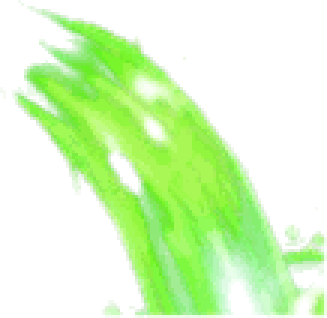
#> input picture art/boards-fx/acidic-sewer-land-fall.png, 109 x 106 px, given in place of ice-age.jpg, which was not available (shown 3 times larger)
$ python board-fx.py ../art/boards-fx/acidic-sewer-land-fall.png
#> lines starting #> are read from the running program, lines starting #| are printed output that depends on the picture; after the words box and inside, x2 and y2 are one past the last pixel; in counts of white or black regions, pixels touching at a corner belong together
#!/usr/bin/env python3
"""Living boards: cut the moving and glowing parts out of each painted board.

For every board in tools/board_fx_spec.py (key "<board>-land" or "<board>-portrait"; the
painting is art/boards-v2/<board>.jpg or art/boards-portrait/<board>.jpg) this writes:

  * masks   small transparent PNGs of the pixels that should glow or shimmer (ice, crystals,
            handprints, snow): RGB is the painting, alpha how strongly the pixel belongs.
  * sprites every separate little thing that should move on its own (a grass tuft, a twig, a
            reed): an atlas PNG plus each part's box, so src/ui/circle-fx.js can sway each one
            around its own root with its own phase.
  * plate   the painting with the sprites' pixels painted out (inpainted), drawn under the
            moving sprites so no still copy shows behind them.

A spec entry is { name: [rule, [box, ...], options] } plus:
  thin: k          keep only strokes thinner than k px (twigs, not rock outlines)
  split: {join, min, max, pad}   cut into separate sprites: strokes closer than `join` px
                   belong to one sprite; parts smaller than `min` px are dropped
  plate: True      paint this mask's pixels out of the plate (sprites always are)
Special key '_plate': extra boxes to paint out of the plate.

Writes src/cards/board-fx-masks.js and, with --preview DIR, a check image per board.

  python3 tools/board-fx.py [--only KEY] [--preview DIR]
"""
import json, os, sys
import numpy as np
import cv2
from PIL import Image, ImageFilter

sys.path.insert(0, os.path.dirname(__file__))

ROOT = os.path.join(os.path.dirname(__file__), '..')
OUT = os.path.join(ROOT, 'art', 'boards-fx')


def hsv(a):
    a = a.astype(np.float32) / 255
    r, g, b = a[..., 0], a[..., 1], a[..., 2]
    mx = a.max(-1); mn = a.min(-1); d = mx - mn
    m = d > 1e-6
    rc = np.where(m, (mx - r) / np.where(m, d, 1), 0); gc = np.where(m, (mx - g) / np.where(m, d, 1), 0); bc = np.where(m, (mx - b) / np.where(m, d, 1), 0)
    h = np.where(mx == r, bc - gc, np.where(mx == g, 2 + rc - bc, 4 + gc - rc))
    h = (h / 6) % 1 * 360
    s = np.where(mx > 0, d / np.where(mx > 0, mx, 1), 0)
    return h, s, mx


def ramp(x, lo, hi):
    return np.clip((x - lo) / max(hi - lo, 1e-6), 0, 1)


def hue_near(h, c, w):
    d = np.abs(((h - c + 180) % 360) - 180)
    return np.clip(1 - d / w, 0, 1)


# ---- Rules: (h, s, v) -> strength 0..1 ----
RULES = {
    'any': lambda h, s, v: np.ones_like(v),
    # The Live Wire's shallow river: pale teal-green water over pebbles.
    'shallows': lambda h, s, v: hue_near(h, 170, 34) * ramp(s, 0.12, 0.22) * ramp(v, 0.45, 0.58),
    # The Blood Bar's pool: deep, dark, saturated crimson (not the brighter red velvet).
    'bloodpool': lambda h, s, v: hue_near(h, 354, 16) * ramp(s, 0.6, 0.8) * ramp(v, 0.07, 0.12) * (1 - ramp(v, 0.45, 0.6)),
    # The Haunted Set's curling poltergeist mist: pale steel blue.
    'mistblue': lambda h, s, v: hue_near(h, 202, 22) * ramp(s, 0.16, 0.28) * ramp(v, 0.26, 0.4),
    # dry grass and reeds: straw yellow
    'straw': lambda h, s, v: hue_near(h, 40, 22) * ramp(s, 0.25, 0.45) * ramp(v, 0.45, 0.7),
    # dark thin twigs and branches (use with hp and thin, inside tight boxes: the ink outlines
    # of rocks and snow look the same to a colour rule)
    'twig': lambda h, s, v: 1 - ramp(v, 0.28, 0.4),
    # green leaves, fronds, grass
    'leaf': lambda h, s, v: hue_near(h, 105, 45) * ramp(s, 0.3, 0.55) * ramp(v, 0.25, 0.55),
    # meadow grass in dim or warm light: olive to yellow-green
    'grass': lambda h, s, v: hue_near(h, 80, 40) * ramp(s, 0.18, 0.35) * ramp(v, 0.28, 0.45),
    # snow: bright and nearly grey
    'snow': lambda h, s, v: ramp(v, 0.8, 0.93) * (1 - ramp(s, 0.1, 0.22)),
    # pale ice and frozen water: light blue to white
    'ice': lambda h, s, v: hue_near(h, 205, 30) * ramp(s, 0.1, 0.25) * ramp(v, 0.55, 0.8),
    # glowing blue crystal
    'crystal': lambda h, s, v: hue_near(h, 210, 25) * ramp(s, 0.35, 0.6) * ramp(v, 0.5, 0.8),
    # pale bone and ivory
    'bone': lambda h, s, v: hue_near(h, 40, 30) * ramp(v, 0.6, 0.8) * (1 - ramp(s, 0.35, 0.55)),
    # red ochre paint
    'ochre': lambda h, s, v: hue_near(h, 8, 18) * ramp(s, 0.5, 0.7) * ramp(v, 0.35, 0.6),
    # grey stone
    'stone': lambda h, s, v: (1 - ramp(s, 0.12, 0.25)) * ramp(v, 0.35, 0.55) * (1 - ramp(v, 0.85, 0.95)),
    # ash and soot: dark grey
    'ash': lambda h, s, v: (1 - ramp(s, 0.15, 0.3)) * (1 - ramp(v, 0.25, 0.4)),
    # glowing green acid and slime
    'acid': lambda h, s, v: hue_near(h, 105, 40) * ramp(s, 0.45, 0.7) * ramp(v, 0.5, 0.75),
    # the brightest acid (glowing puddles, lit slime)
    'acidglow': lambda h, s, v: hue_near(h, 100, 40) * ramp(s, 0.4, 0.65) * ramp(v, 0.72, 0.92),
    # bioluminescent teal and cyan
    'biolum': lambda h, s, v: hue_near(h, 175, 35) * ramp(s, 0.3, 0.55) * ramp(v, 0.55, 0.8),
    # lit violet and magenta (alien flesh, nebulae, magic)
    'violet': lambda h, s, v: hue_near(h, 285, 40) * ramp(s, 0.3, 0.55) * ramp(v, 0.45, 0.75),
    # glossy honey and amber: deep orange, bright
    'honey': lambda h, s, v: hue_near(h, 34, 16) * ramp(s, 0.65, 0.85) * ramp(v, 0.7, 0.9),
    # molten lava and embers: hot orange to yellow, bright
    'lava': lambda h, s, v: hue_near(h, 28, 26) * ramp(s, 0.45, 0.75) * ramp(v, 0.55, 0.9),
    # the hottest, brightest lava (yellow-white cores)
    'lavahot': lambda h, s, v: hue_near(h, 40, 22) * ramp(s, 0.3, 0.6) * ramp(v, 0.82, 0.97),
    # flames: orange-yellow, very bright
    'fire': lambda h, s, v: hue_near(h, 32, 24) * ramp(s, 0.3, 0.6) * ramp(v, 0.72, 0.98),
    # water, rivers, wet sand: pale blue-white
    'water': lambda h, s, v: hue_near(h, 195, 35) * ramp(s, 0.04, 0.14) * ramp(v, 0.6, 0.8),
    # a river catching the sky: pale grey-blue water plus its brightest reflections
    'riverpale': lambda h, s, v: np.maximum((1 - ramp(s, 0.18, 0.32)) * ramp(v, 0.42, 0.6), ramp(v, 0.92, 0.99) * ramp(s, 0.3, 0.5) * 0.8),
    # gold leaf and gilt: yellow, bright
    'gold': lambda h, s, v: hue_near(h, 45, 16) * ramp(s, 0.4, 0.65) * ramp(v, 0.6, 0.85),
    # glowing electric blue (conveyor lights, energy)
    'blueglow': lambda h, s, v: hue_near(h, 200, 25) * ramp(s, 0.45, 0.7) * ramp(v, 0.6, 0.85),
    # warm lamp and furnace light
    'warmlight': lambda h, s, v: hue_near(h, 35, 25) * ramp(s, 0.35, 0.6) * ramp(v, 0.8, 0.95),
    # blood and red stained glass: deep red, saturated
    'blood': lambda h, s, v: hue_near(h, 356, 16) * ramp(s, 0.6, 0.85) * ramp(v, 0.45, 0.8),
    # roses and rose leaves (vines along the walls)
    'roses': lambda h, s, v: np.maximum(hue_near(h, 352, 18) * ramp(s, 0.55, 0.8) * ramp(v, 0.3, 0.6), hue_near(h, 120, 40) * ramp(s, 0.3, 0.5) * ramp(v, 0.2, 0.45)),
    # ghostly green mist: soft, light, green-teal
    'mist': lambda h, s, v: hue_near(h, 150, 35) * ramp(s, 0.25, 0.45) * ramp(v, 0.45, 0.7),
    # pale fog and spirits: bright, nearly grey
    'fogpale': lambda h, s, v: ramp(v, 0.7, 0.88) * (1 - ramp(s, 0.08, 0.2)),
    # lightning: very bright pink/violet/white
    'bolt': lambda h, s, v: ramp(v, 0.86, 0.98) * np.maximum(hue_near(h, 320, 50), 1 - ramp(s, 0.2, 0.4)),
    # swamp water: murky green
    'swamp': lambda h, s, v: hue_near(h, 135, 45) * ramp(s, 0.22, 0.4) * ramp(v, 0.1, 0.22),
    # rain puddles: pale, greyish, brighter than the mud
    'puddle': lambda h, s, v: (1 - ramp(s, 0.15, 0.3)) * ramp(v, 0.42, 0.62),
    # glowing things in general
    # Eels: the glowing cyan water, and the yellow lightning markings on the eels.
    # Sharks (The Shifting Dunes): the pale turquoise oasis pool.
    'oasis': lambda h, s, v: hue_near(h, 170, 25) * ramp(s, 0.15, 0.3) * ramp(v, 0.42, 0.62),
    'eelwater': lambda h, s, v: hue_near(h, 188, 22) * ramp(s, 0.35, 0.6) * ramp(v, 0.5, 0.78),
    'eelmark': lambda h, s, v: hue_near(h, 58, 18) * ramp(s, 0.45, 0.7) * ramp(v, 0.55, 0.85),
    'bright': lambda h, s, v: ramp(v, 0.75, 0.95),
    'dark': lambda h, s, v: 1 - ramp(v, 0.35, 0.55),
}


def strength(img, rule, boxes, opts):
    a = np.asarray(img).astype(np.float32)
    h, s, v = hsv(a)
    m = np.clip(RULES[rule](h, s, v), 0, 1)
    # hp: [radius, sign, lo, hi] -- local contrast: how much brighter (sign 1) or darker (-1)
    # than its blurred surroundings. Picks out thin strokes from the ground they lie on.
    if opts.get('hp'):
        r, sign, lo, hi = opts['hp']
        vb = cv2.GaussianBlur(v, (0, 0), r)
        m = m * ramp(sign * (v - vb), lo, hi)
    keep = np.zeros(m.shape, bool)
    for x0, y0, x1, y1 in boxes:
        keep[max(0, y0):y1, max(0, x0):x1] = True
    for x0, y0, x1, y1 in opts.get('exclude', []):
        keep[max(0, y0):y1, max(0, x0):x1] = False
    m = m * keep
    if opts.get('thin'):
        # Strokes thinner than k px: what an opening with a k x k square removes.
        k = opts['thin']
        b = (m > 0.3).astype(np.uint8)
        opened = cv2.morphologyEx(b, cv2.MORPH_OPEN, np.ones((k, k), np.uint8))
        thin = cv2.dilate(b - opened, np.ones((2, 2), np.uint8))
        m = m * (thin > 0)
    if opts.get('grow'):
        m = cv2.dilate(m, np.ones((opts['grow'] * 2 + 1,) * 2, np.uint8))
    if opts.get('blur'):
        m = cv2.GaussianBlur(m, (0, 0), opts['blur'])
    m[m < opts.get('floor', 0.06)] = 0
    return a, m


def save_png(im, path):
    # A 256-colour palette keeps the files small; the glows don't need more.
    im.quantize(256, method=Image.Quantize.FASTOCTREE, dither=Image.Dither.NONE).save(path, optimize=True)


def save_mask(a, m, key, name, opts):
    ys, xs = np.nonzero(m)
    if not len(xs):
        return None
    bx = [int(xs.min()), int(ys.min()), int(xs.max()) + 1, int(ys.max()) + 1]
    rgb = a.copy()
    if opts.get('tint'):
        rgb = rgb * 0.35 + np.array(opts['tint'], np.float32) * 0.65
    out = np.dstack([np.clip(rgb, 0, 255), m * 255]).astype(np.uint8)[bx[1]:bx[3], bx[0]:bx[2]]
    file = f'art/boards-fx/{key}-{name}.png'
    im = Image.fromarray(out, 'RGBA')
    # Big soft masks (snow, water) are stored at a fraction of the size; the board scales them back.
    if opts.get('scale'):
        im = im.resize((max(1, round(im.width * opts['scale'])), max(1, round(im.height * opts['scale']))), Image.LANCZOS)
    save_png(im, os.path.join(ROOT, file))
    return {'src': file, 'box': bx}


def save_sprites(a, m, key, name, opts):
    """Each connected group of strokes becomes its own sprite, packed into one atlas."""
    sp = opts['split']
    join, mn, mx, pad = sp.get('join', 3), sp.get('min', 10), sp.get('max', 600), sp.get('pad', 2)
    b = (m > 0.25).astype(np.uint8)
    grouped = cv2.dilate(b, np.ones((join * 2 + 1,) * 2, np.uint8))
    n, lab, stats, _ = cv2.connectedComponentsWithStats(grouped, 8)
    parts = []
    H, W = m.shape
    # Alpha: the strokes, a touch wider and soft, so the sprite fully covers its painted copy.
    alpha = cv2.GaussianBlur(cv2.dilate(m, np.ones((3, 3), np.uint8)), (0, 0), 0.6)
    used = np.zeros(m.shape, np.float32)
    for i in range(1, n):
        x, y, w, h, area = stats[i]
        strokes = int(((lab == i) & (b > 0)).sum())
        if strokes < mn or w * h > mx * mx:
            continue
        x0, y0 = max(0, x - pad), max(0, y - pad)
        x1, y1 = min(W, x + w + pad), min(H, y + h + pad)
        comp = (cv2.dilate((lab == i).astype(np.uint8), np.ones((3, 3), np.uint8)) > 0)[y0:y1, x0:x1]
        al = alpha[y0:y1, x0:x1] * comp
        used[y0:y1, x0:x1] = np.maximum(used[y0:y1, x0:x1], al)
        parts.append((x0, y0, x1, y1, al))
    if not parts:
        return None, used
    # Shelf-pack into an atlas.
    AW = 512
    cx = cy = shelf = 0
    placed = []
    for x0, y0, x1, y1, al in sorted(parts, key=lambda p: -(p[3] - p[1])):
        w, h = x1 - x0, y1 - y0
        if cx + w > AW:
            cx, cy, shelf = 0, cy + shelf + 1, 0
        placed.append((x0, y0, x1, y1, cx, cy, al))
        cx += w + 1
        shelf = max(shelf, h)
    AH = cy + shelf + 1
    atlas = np.zeros((AH, AW, 4), np.uint8)
    for x0, y0, x1, y1, ax, ay, al in placed:
        atlas[ay:ay + (y1 - y0), ax:ax + (x1 - x0), :3] = a[y0:y1, x0:x1].astype(np.uint8)
        atlas[ay:ay + (y1 - y0), ax:ax + (x1 - x0), 3] = (np.clip(al, 0, 1) * 255).astype(np.uint8)
    file = f'art/boards-fx/{key}-{name}.png'
    save_png(Image.fromarray(atlas, 'RGBA'), os.path.join(ROOT, file))
    return {'src': file, 'parts': [[int(v) for v in (x0, y0, x1, y1, ax, ay)] for x0, y0, x1, y1, ax, ay, _ in placed]}, used


def main():
    from board_fx_spec import SPEC
    preview = sys.argv[sys.argv.index('--preview') + 1] if '--preview' in sys.argv else None
    only = sys.argv[sys.argv.index('--only') + 1] if '--only' in sys.argv else None
    os.makedirs(OUT, exist_ok=True)
    manifest = {}
    for key, spec in SPEC.items():
        if only and key != only and not key.startswith(only + '-'):
            continue
        board, orient = key.rsplit('-', 1)
        src = os.path.join(ROOT, 'art', 'boards-v2' if orient == 'land' else 'boards-portrait', f'{board}.jpg')
        img = Image.open(src).convert('RGB')
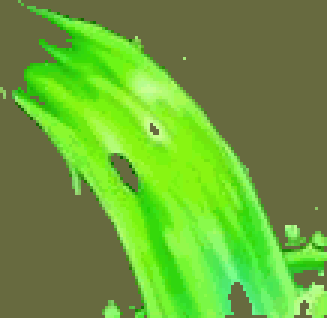
#> img: PIL image 109x106 RGB (shown 3 times larger); mean R, G, B 106.8, 163.6, 56.4
        entry = {}
        hole = np.zeros(img.size[::-1], np.float32)
        prev = np.asarray(img).astype(np.float32) * 0.35 if preview else None
        for name, val in spec.items():
            if name.startswith('_'):
                continue
            rule, boxes, *rest = val
            opts = rest[0] if rest else {}
            a, m = strength(img, rule, boxes, opts)
            if opts.get('split'):
                info, used = save_sprites(a, m, key, name, opts)
                if info:
                    hole = np.maximum(hole, used)
            else:
                info = save_mask(a, m, key, name, opts)
                if info and opts.get('plate'):
                    hole = np.maximum(hole, m)
                used = m
            if not info:
                print(f'  {key} {name}: EMPTY')
                continue
            entry[name] = info
            if preview is not None:
                col = np.array(opts.get('show', [255, 0, 255]), np.float32)
                al = np.clip(used, 0, 1)[..., None]
                prev = prev * (1 - al) + col * al
#> this loop made 8 passes
#> (n in save_sprites, stats in save_sprites) on passes 1 to 2: (1, [[0, 0, 109, 106, 11554]]), (1, [[0, 0, 109, 106, 11554]])
#> pass 1, in hsv, `r, g, b = a[..., 0], a[..., 1], a[..., 2]`:
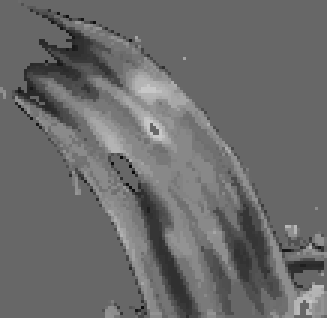
#> r: shape (106, 109) float32 (shown 3 times larger); min 0.0353, max 0.784, mean 0.419
#> pass 1, in hsv, `r, g, b = a[..., 0], a[..., 1], a[..., 2]`:
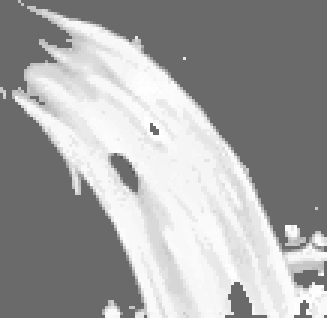
#> g: shape (106, 109) float32 (shown 3 times larger); min 0.349, max 1, mean 0.641
#> after the loop: hole: shape (106, 109) float32; every value is 0
#> after the loop, entry = 0 items
        for x0, y0, x1, y1 in spec.get('_plate', []):
            hole[y0:y1, x0:x1] = 1
        if hole.max() > 0:
            # The plate: what the ground looks like without the moving things.
            bgr = cv2.cvtColor(np.asarray(img), cv2.COLOR_RGB2BGR)
            holes = cv2.dilate((hole > 0.15).astype(np.uint8) * 255, np.ones((5, 5), np.uint8))
            plate = cv2.inpaint(bgr, holes, 4, cv2.INPAINT_TELEA)
            file = f'art/boards-fx/{key}-plate.jpg'
            cv2.imwrite(os.path.join(ROOT, file), plate, [cv2.IMWRITE_JPEG_QUALITY, 90])
            entry['_plate'] = file
        manifest[key] = entry
        if preview:
            Image.fromarray(np.clip(prev, 0, 255).astype(np.uint8)).save(os.path.join(preview, f'fx-{key}.png'))
        print(key, ', '.join(f'{k}:{len(v["parts"]) if isinstance(v, dict) and "parts" in v else "mask"}' for k, v in entry.items() if k != '_plate'))
#| ice-age-land
#> pass 2 of the loop in main, `for key, spec in SPEC.items():`:
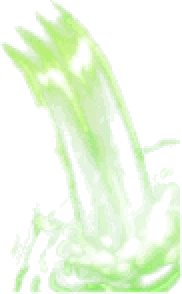
#> input picture art/boards-fx/acidic-sewer-portrait-fall.png, 91 x 147 px, given in place of ice-age.jpg, which was not available (shown 2 times larger)
#> img: PIL image 91x147 RGB
#> the loop in main, `for name, val in spec.items():` made 8 passes
#> n in save_sprites on pass 2: 6
#> pass 1, in hsv (call 9), `r, g, b = a[..., 0], a[..., 1], a[..., 2]`:
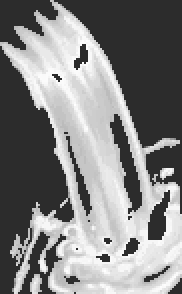
#> g: shape (147, 91) float32 (shown 2 times larger); min 0.173, max 1, mean 0.513
#> after the loop in main, `for name, val in spec.items():`: entry = 1 item
#> in main, `holes = cv2.dilate((hole > 0.15).astype(np.uint8) * 255, np.ones((5, 5..`:
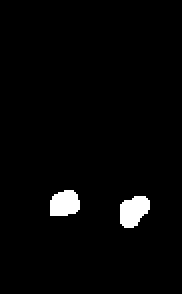
#> holes: shape (147, 91) (shown 2 times larger); 2.6% white; 2 white regions, box (x1, y1, x2, y2) and area: (60, 98, 75, 114) 179, (25, 95, 40, 108) 163
#| ice-age-portrait twigs:2
    path = os.path.join(ROOT, 'src', 'cards', 'board-fx-masks.js')
    old = {}
    if os.path.exists(path):
        txt = open(path).read()
        body = txt[txt.index('BOARD_MASKS = ') + len('BOARD_MASKS = '):]
        old = json.loads(body[:body.rindex('}') + 1])
    old.update(manifest)
    with open(path, 'w') as f:
        f.write('// Generated by tools/board-fx.py: masks, sprite atlases and clean plates cut from each living\n')
        f.write('// board ({ "<board>-land|portrait": { name: { src, box } | { src, parts }, _plate } }, image px). Do not edit.\n')
        f.write('export const BOARD_MASKS = ' + json.dumps(old, separators=(',', ':')) + ';\n')


if __name__ == '__main__':
#> (the run stopped early here; a loop or call above may not have finished)
